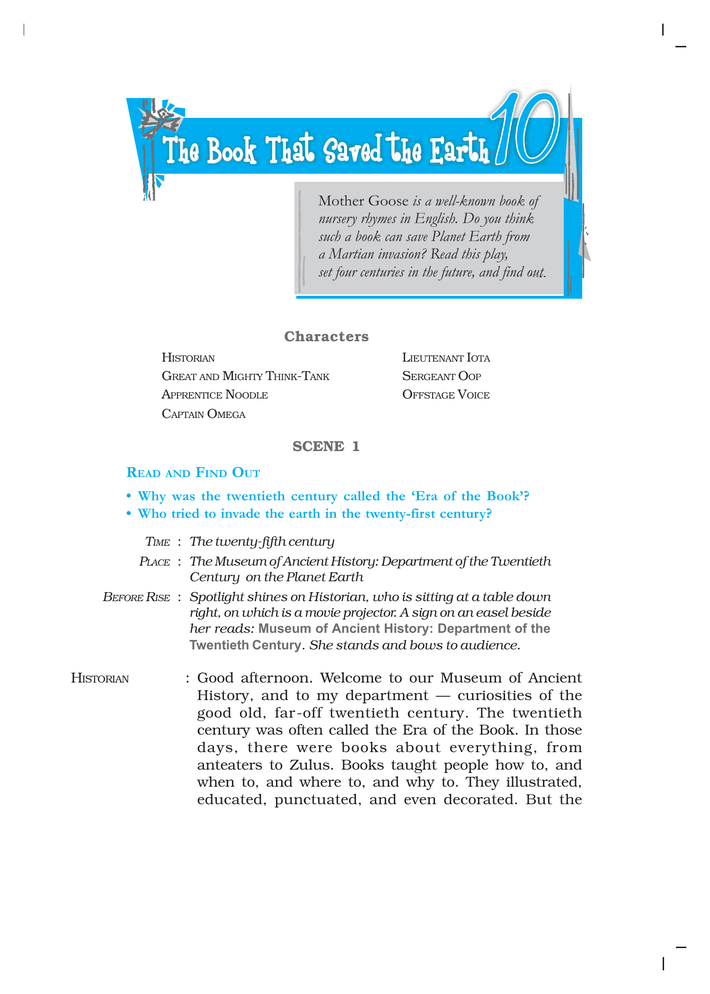
#> input picture 5-Calculate-difference-bwteen-two-photos/page_1.png, 710 x 994 px, shrunk from 1500 x 2100 before the run; the run also reads 1 picture not shown here
$ python app.py
#> lines starting #> are read from the running program, lines starting #| are printed output that depends on the picture
from PIL import Image
import numpy as np

def calculate_image_difference(image1_path, image2_path):
    # Open the images
#> called with image1_path = 'page_1.png', image2_path = 'page_1 copy 2.png'
    img1 = Image.open(image1_path)
#> img1 is the input picture: PIL image 710x994 RGB; mean R, G, B 237.9, 244, 246.4
    img2 = Image.open(image2_path)

    # Convert images to numpy arrays
    img1_array = np.array(img1)
    img2_array = np.array(img2)

    # Compute absolute difference between the two images
    diff_array = np.abs(img1_array - img2_array)

    # Sum the differences along the RGB channels
    diff_sum = np.sum(diff_array, axis=2)
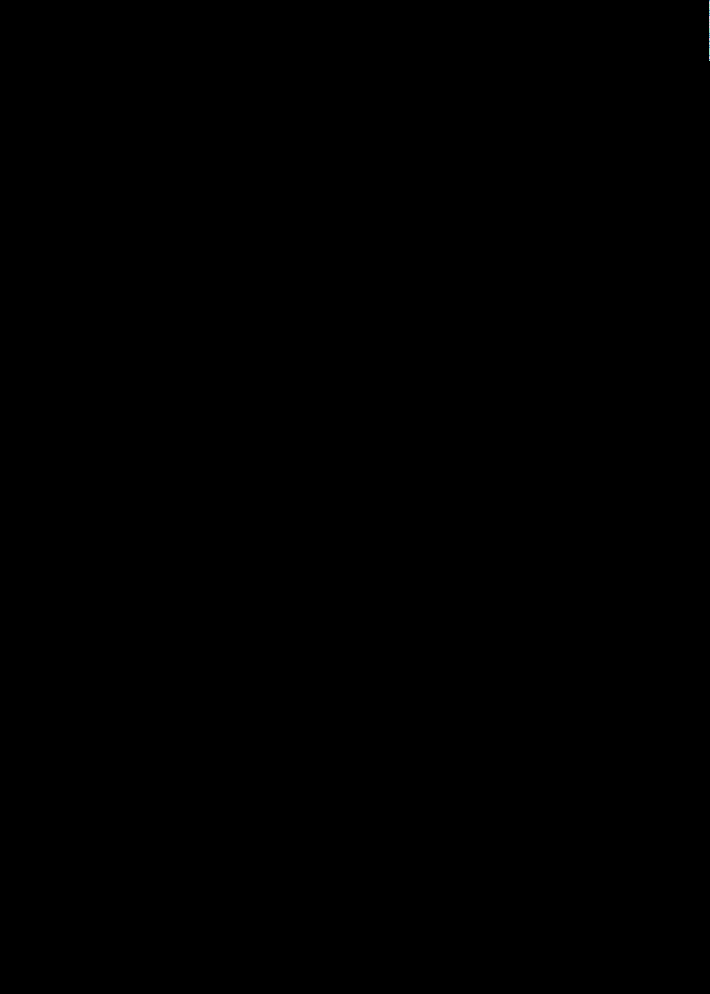
#> diff_sum: shape (994, 710) uint64; 4 distinct labels, from 0 to 6; one colour per label, 0 black

    # Calculate the total difference (sum of differences in all channels)
    total_diff = np.sum(diff_sum)
#> total_diff = 300

    return total_diff

# Example usage
image1_path = "page_1.png"
image2_path = "page_1 copy 2.png"
difference = calculate_image_difference(image1_path, image2_path)
#> difference = 300
print("Pixel-level difference between the images in RGB:", difference)
#| Pixel-level difference between the images in RGB: 300
